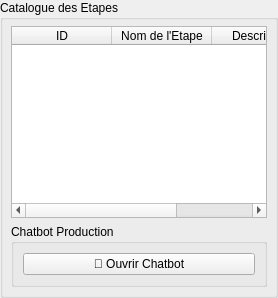
           <widget class="QGroupBox" name="gb_catalogue_etapes">
            <property name="title">
             <string>Catalogue des Etapes</string>
            </property>
            <layout class="QVBoxLayout" name="vl_catalogue">
             <property name="spacing">
              <number>6</number>
             </property>
             <property name="leftMargin">
              <number>8</number>
             </property>
             <property name="topMargin">
              <number>6</number>
             </property>
             <property name="rightMargin">
              <number>8</number>
             </property>
             <property name="bottomMargin">
              <number>8</number>
             </property>
             <item>
              <widget class="QTableWidget" name="table_etapes_catalogue">
               <property name="editTriggers">
                <set>QAbstractItemView::EditTrigger::NoEditTriggers</set>
               </property>
               <property name="alternatingRowColors">
                <bool>true</bool>
               </property>
               <property name="selectionBehavior">
                <enum>QAbstractItemView::SelectionBehavior::SelectRows</enum>
               </property>
               <column>
                <property name="text">
                 <string>ID</string>
                </property>
               </column>
               <column>
                <property name="text">
                 <string>Nom de l'Etape</string>
                </property>
               </column>
               <column>
                <property name="text">
                 <string>Description</string>
                </property>
               </column>
              </widget>
             </item>
             <item>
              <widget class="QGroupBox" name="gb_chatbot">
               <property name="title">
                <string>Chatbot Production</string>
               </property>
               <layout class="QVBoxLayout" name="vl_chatbot">
                <item>
                 <widget class="QPushButton" name="btn_chatbot">
                  <property name="text">
                   <string>💬 Ouvrir Chatbot</string>
                  </property>
                 </widget>
                </item>
               </layout>
              </widget>
             </item>
            </layout>
           </widget>
